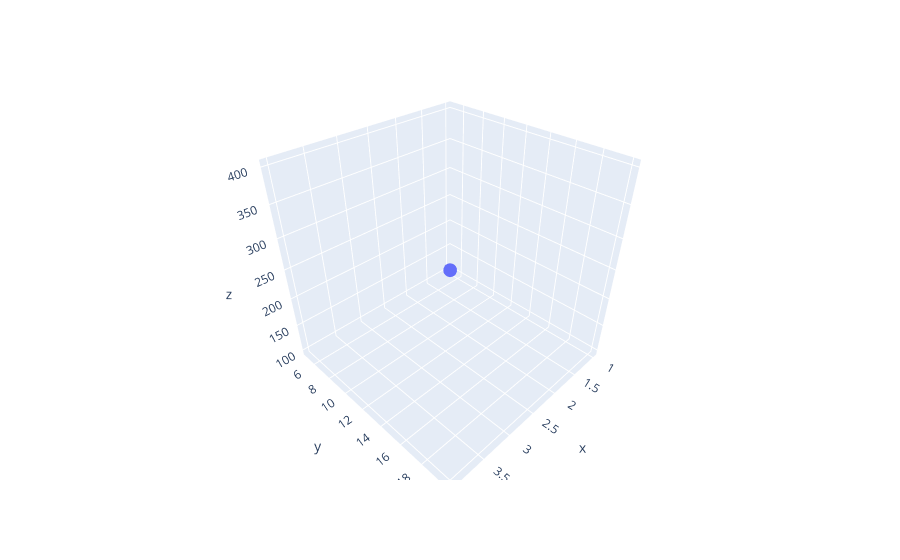

Notebook cell for this chart:
### Code cell
fig31=px.scatter_3d(df3,x='x',y='y',z='z')
fig31

### Figure 1 — Plotly figure (JSON) as saved in the notebook; plotly's stock layout.template omitted (floating-point values rounded to 4 significant figures)
{"data": [{"hovertemplate": "x=%{x}<br>y=%{y}<br>z=%{z}<extra></extra>", "legendgroup": "", "marker": {"color": "#636efa", "symbol": "circle"}, "mode": "markers", "name": "", "scene": "scene", "showlegend": false, "type": "scatter3d", "x": [1, 2, 3, 4], "y": [5, 10, 15, 20], "z": [100, 200, 300, 400]}], "layout": {"legend": {"tracegroupgap": 0}, "margin": {"t": 60}, "scene": {"domain": {"x": [0, 1], "y": [0, 1]}, "xaxis": {"title": {"text": "x"}}, "yaxis": {"title": {"text": "y"}}, "zaxis": {"title": {"text": "z"}}}}}
